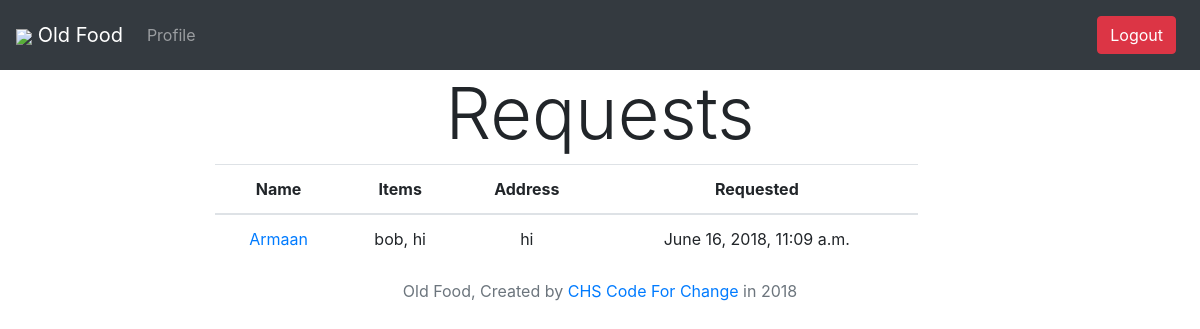
The app's page /volunteers/requests/ (signed in), older data.
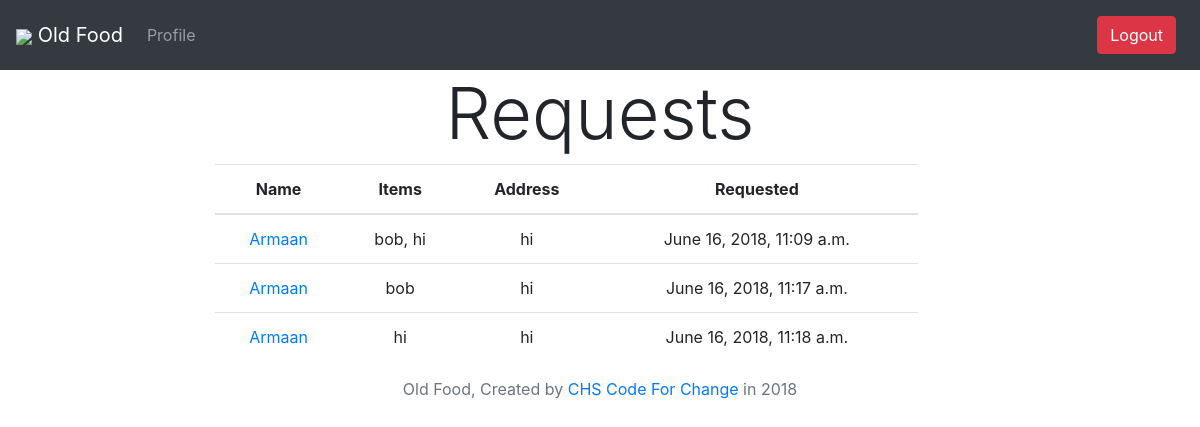
The same page, newer data.
### clients/models.py (models this page shows, shortened)
class PickupRequest(models.Model):
    user = models.ForeignKey(
        User,
        on_delete=models.CASCADE,
    )
    driver = models.ForeignKey(
        Volunteer,
        on_delete=models.CASCADE,
        null=True,
    )
    items = models.ManyToManyField(IndividualFoodItem, related_name="requestfooditems")
    date_created = models.DateTimeField()

class Client(models.Model):
    name = models.CharField(max_length=128)
    address = models.CharField(max_length=256)
    profile = models.OneToOneField(Profile, on_delete=models.CASCADE, default=None)
    cart = models.ManyToManyField(IndividualFoodItem, related_name="cart")
    objects = models.Manager()

### businesses/models.py (models this page shows, shortened)
class IndividualFoodItem(models.Model):
    item_class = models.ForeignKey(
        FoodItemClass,
        on_delete=models.CASCADE,
    )
    STATUS_CHOICES = (('1', 'Available',), ('2', 'Requested',), ('3', 'PickedUp'), ('4', 'Delivered'))
    status = models.CharField(max_length=50, choices=STATUS_CHOICES)

class FoodItemClass(models.Model):
    name = models.CharField(max_length=128)
    description = models.CharField(max_length=512)
    business = models.ForeignKey(
        Business,
        on_delete=models.CASCADE,
    )

### accounts/models.py (models this page shows, shortened)
class Profile(models.Model):
    user = models.OneToOneField(User, on_delete=models.CASCADE)
    objects = models.Manager()
    timezone = models.CharField(max_length=50, default='EST')
    team = models.ForeignKey(
        'self',
        models.CASCADE,
        null=True
    )
    bio = models.CharField(max_length=1000, default = "")
    CHOICES = (('1', 'Senior Citizen',), ('2', 'Volunteer Driver',), ('3', 'Restaraunt'))
    member_type = models.CharField(max_length=50, choices=CHOICES)
    permission = {}  # the key is the permission itself which can be a url or just a word for the permission the value is a list of orgainizations it can do this action for

### volunteers/views.py (the view)
def requests(request):
    if request.user.is_authenticated():
        pickuprequests = PickupRequest.objects.all()
        return render(request, 'volunteers/requests.html', {'requests': pickuprequests})
    else:
        return redirect('/login')

### resources/templates/volunteers/requests.html
{% extends "header.html" %}
{% block content %}
<h1 class="display-3">Requests </h1>
<div class="row">
  <div class="col-md-11">
    <div class="table-responsive">
      <table class="table table-hover">
        <tr>
          <th>Name</th>
          <th>Items</th>
          <th>Address</th>
          <th>Requested</th>
        </tr>
        <tbody>
          {% for request in requests %}
            <tr>
              <td><a href="/volunteers/request/{{request.id}}">{{request.user.first_name}}</a></td>
              <td>
                {% for item in request.items.all %}
                  {{item.item_class.name}}{% if not forloop.last %}, {% endif %}
                {% endfor %}
              </td>
              <td>{{request.user.profile.client.address}}</td>
              <td>{{request.date_created}}</td>
            </tr>
          {% endfor %}
        </tbody>
      </table>
    </div>
  </div>
</div>
{% endblock %}

### resources/templates/header.html (shortened to what this page needs)
<!DOCTYPE html>
<html lang="en">
  <head>
    <link rel="stylesheet" href="https://maxcdn.bootstrapcdn.com/bootstrap/4.0.0/css/bootstrap.min.css">
    <link href="https://getbootstrap.com/docs/4.0/examples/sticky-footer/sticky-footer.css" rel="stylesheet">
    <link href="https://gitcdn.github.io/bootstrap-toggle/2.2.2/css/bootstrap-toggle.min.css" rel="stylesheet">
    <link href="/static/css/header.css" rel="stylesheet" type="text/css">
  </head>
  <body>
    <nav class="navbar static-top navbar-expand-sm navbar-dark bg-dark">
      <a class="navbar-brand" href="#">
        <img src="\static\img\logos.ico\ms-icon-70x70.png" width="20%">
        Old Food
      </a>
      <div class="navbar-left collapse navbar-collapse" id="nav-content">
        <ul class="navbar-nav">
          <li class="nav-item">
            <a class="nav-link" href="/accounts/profile">Profile</a>
          </li>
        </ul>
      </div>
      <div class="navbar-right">
        <ul class="navbar-nav">
          <li class="nav-link">
            <a href="/logout"><button class="btn btn-danger">Logout</button></a>
          </li>
        </ul>
      </div>
    </nav>
    <div class="container-fluid">
      <div class="text-center">
        <div class="row">
          <div class="col-md-2"></div>
          <div class="col-md-8">
            {% block content %}
            {% endblock %}
          </div>
        </div>
      </div>
    </div>
    <footer class="footer">
      <div class="container-fluid text-center">
        <span class="text-muted">
          Old Food, Created by
          <a href="https://codeforchange.herokuapp.com/" target="_blank"> CHS Code For Change </a>
          in 2018
        </span>
      </div>
    </footer>
  </body>
</html>

Row changes from the older to the newer data that the page shows:
added PickupRequest: user.first_name "Armaan", user.profile.client.address "hi", date_created "June 16, 2018, 11:17 a.m.", IndividualFoodItem (item_class.name "bob")
added PickupRequest: user.first_name "Armaan", user.profile.client.address "hi", date_created "June 16, 2018, 11:18 a.m.", IndividualFoodItem (item_class.name "hi")
